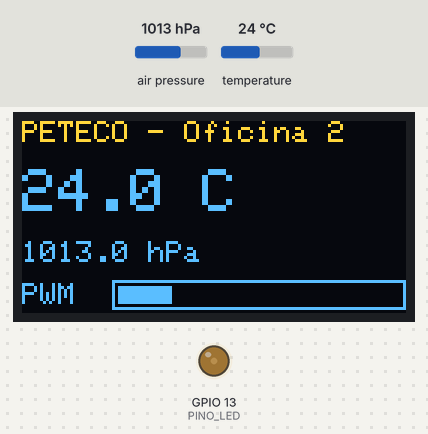
The sketch below on a simulated ESP32. Parts: 128×64 one-colour display, output pins drawn as LEDs (lit = HIGH). The test bench sets the inputs (shaded band); at power-on: temperature 24 °C, air pressure 1013 hPa. The OLED is the two-colour kind (top 16 rows yellow); what the sketch prints to the serial monitor is not drawn.

Above: at 1.5 s.
1.6 s: temperature set to 28 °C
At 2.7 s:
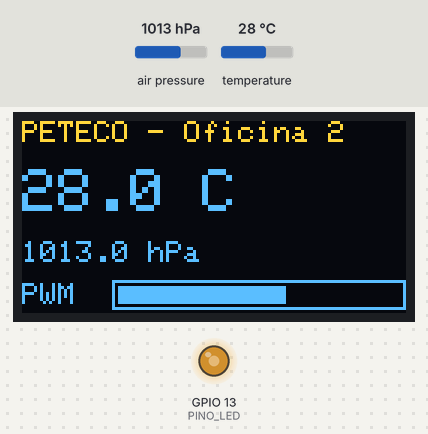
3.6 s: temperature set to 33 °C
At 5.3 s:
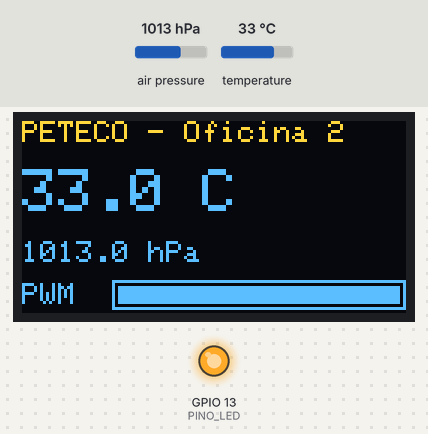
5.6 s: temperature set to 12 °C
At 7.2 s:
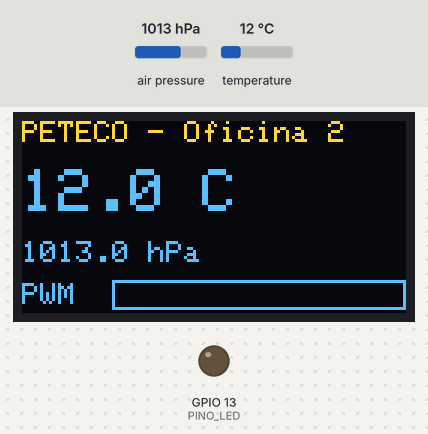
7.6 s: air pressure set to 952 hPa
At 8.7 s:
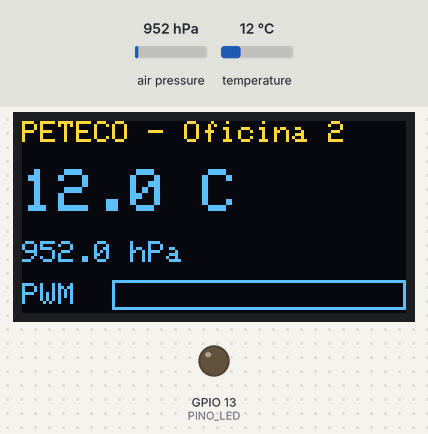
9.6 s: air pressure set to 975 hPa
At 11.6 s:
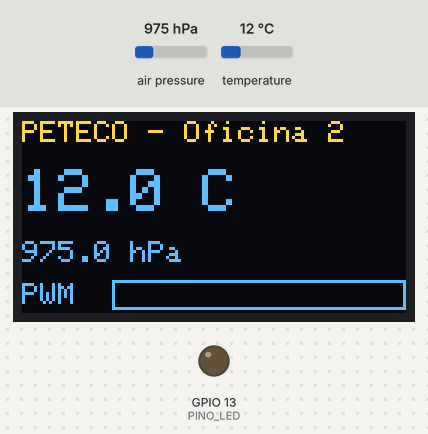
Timing chart, 0 to 12.6 s (numbered marks = the images above; inputs shaded):
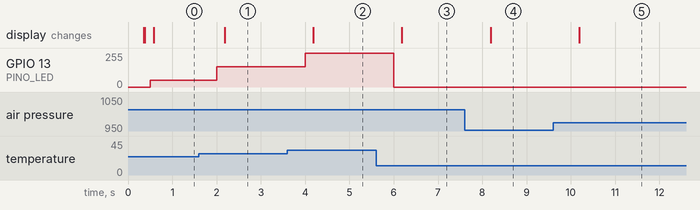

Measured:
- after the input at 1.6 s, GPIO 13 (PINO_LED): 51/255 → 152/255 after 0.40 s; the display: changes after 0.58 s (image 1)
- after the input at 3.6 s, GPIO 13 (PINO_LED): 152/255 → 255/255 after 0.40 s; the display: changes after 0.58 s (image 2)
- after the input at 5.6 s, GPIO 13 (PINO_LED): 255/255 → 0/255 after 0.40 s; the display: changes after 0.59 s (image 3)
- after the input at 7.6 s, the display: changes after 0.59 s (image 4)
- after the input at 9.6 s, the display: changes after 0.59 s (image 5)

The sketch:

02c-oled-sensor-pwm.ino
```cpp
/*
 * Oficina de ESP32 — PETECO / UTFPR
 * 02. PWM e protocolos — solução da prática (partes A a D)
 *
 * Lê um sensor I2C, mostra no display OLED e usa a leitura para
 * controlar um LED por PWM. Sem nenhum delay() no loop().
 *
 * Bibliotecas (Library Manager)
 *   Adafruit SSD1306   +   Adafruit GFX   +   Adafruit BMP280
 *
 * Montagem — os dois dispositivos no MESMO barramento I2C
 *   OLED e BMP280:  VCC -> 3V3 | GND -> GND | SDA -> GPIO 21 | SCL -> GPIO 22
 *   LED:            GPIO 13 -> resistor 220R -> LED -> GND
 *
 * Antes de rodar isto, use o 02a-scanner-i2c e confirme os DOIS endereços.
 * Se o seu módulo responder em outro endereço, troque as constantes abaixo.
 */

#include <Wire.h>
#include <Adafruit_GFX.h>
#include <Adafruit_SSD1306.h>
#include <Adafruit_BMP280.h>

// ----------------------------------------------------------- pinos e endereços
const int PINO_LED = 13;
const int PINO_SDA = 21;
const int PINO_SCL = 22;

const uint8_t END_OLED   = 0x3C;   // confirme no scanner
const uint8_t END_SENSOR = 0x76;   // alguns módulos usam 0x77

// ----------------------------------------------------------- ajustes
const int LED_FREQ = 5000;
const int LED_RES  = 8;
const int LED_MAX  = (1 << LED_RES) - 1;

// Faixa de temperatura que mapeia o brilho de 0 a 100%.
// MEÇA a sua na bancada: segurar o sensor na mão já muda vários graus.
const float TEMP_MIN = 22.0;
const float TEMP_MAX = 32.0;

const unsigned long INTERVALO_LEITURA_MS = 500;
const unsigned long INTERVALO_TELA_MS    = 200;

// ----------------------------------------------------------- objetos
Adafruit_SSD1306 display(128, 64, &Wire, -1);
Adafruit_BMP280  sensor;

float temperatura = 0.0;
float pressao     = 0.0;
int   dutyAtual   = 0;

// ----------------------------------------------------------- setup
void setup() {
  Serial.begin(115200);
  delay(300);

  Wire.begin(PINO_SDA, PINO_SCL);
  ledcAttach(PINO_LED, LED_FREQ, LED_RES);

  if (!display.begin(SSD1306_SWITCHCAPVCC, END_OLED)) {
    Serial.println("ERRO: display nao encontrado. Rode o scanner I2C.");
    while (true) delay(100);           // sem display não há o que fazer
  }

  mostraMensagem("PETECO", "iniciando...");

  if (!sensor.begin(END_SENSOR)) {
    Serial.println("ERRO: sensor nao encontrado. Rode o scanner I2C.");
    mostraMensagem("ERRO", "sensor ausente");
    while (true) delay(100);
  }

  // Modo contínuo, com filtro: boa configuração padrão do BMP280.
  sensor.setSampling(Adafruit_BMP280::MODE_NORMAL,
                     Adafruit_BMP280::SAMPLING_X2,
                     Adafruit_BMP280::SAMPLING_X16,
                     Adafruit_BMP280::FILTER_X16,
                     Adafruit_BMP280::STANDBY_MS_500);

  Serial.println("pronto");
}

// ----------------------------------------------------------- loop
void loop() {
  leSensor();
  atualizaTela();
  // nenhum delay() aqui: as duas tarefas acima têm cada uma o seu ritmo
}

// ----------------------------------------------------------- partes
void leSensor() {
  static unsigned long ultima = 0;
  if (millis() - ultima < INTERVALO_LEITURA_MS) return;
  ultima = millis();

  temperatura = sensor.readTemperature();
  pressao     = sensor.readPressure() / 100.0F;    // Pa -> hPa

  // A leitura vira brilho. constrain evita duty fora da faixa do PWM.
  float fracao = (temperatura - TEMP_MIN) / (TEMP_MAX - TEMP_MIN);
  dutyAtual = constrain((int)(fracao * LED_MAX), 0, LED_MAX);
  ledcWrite(PINO_LED, dutyAtual);

  Serial.printf("%.2f C  %.1f hPa  duty=%d\n", temperatura, pressao, dutyAtual);
}

void atualizaTela() {
  static unsigned long ultima = 0;
  if (millis() - ultima < INTERVALO_TELA_MS) return;
  ultima = millis();

  display.clearDisplay();

  display.setTextColor(SSD1306_WHITE);
  display.setTextSize(1);
  display.setCursor(0, 0);
  display.println("PETECO - Oficina 2");

  display.setTextSize(2);
  display.setCursor(0, 16);
  display.printf("%.1f C", temperatura);

  display.setTextSize(1);
  display.setCursor(0, 40);
  display.printf("%.1f hPa", pressao);

  // Barra de brilho, para o duty virar algo visível no display.
  display.setCursor(0, 54);
  display.print("PWM");
  display.drawRect(30, 53, 98, 10, SSD1306_WHITE);
  display.fillRect(32, 55, map(dutyAtual, 0, LED_MAX, 0, 94), 6, SSD1306_WHITE);

  display.display();              // sem esta linha, nada aparece
}

void mostraMensagem(const char *titulo, const char *linha) {
  display.clearDisplay();
  display.setTextColor(SSD1306_WHITE);
  display.setTextSize(2);
  display.setCursor(0, 8);
  display.println(titulo);
  display.setTextSize(1);
  display.setCursor(0, 40);
  display.println(linha);
  display.display();
}
```
